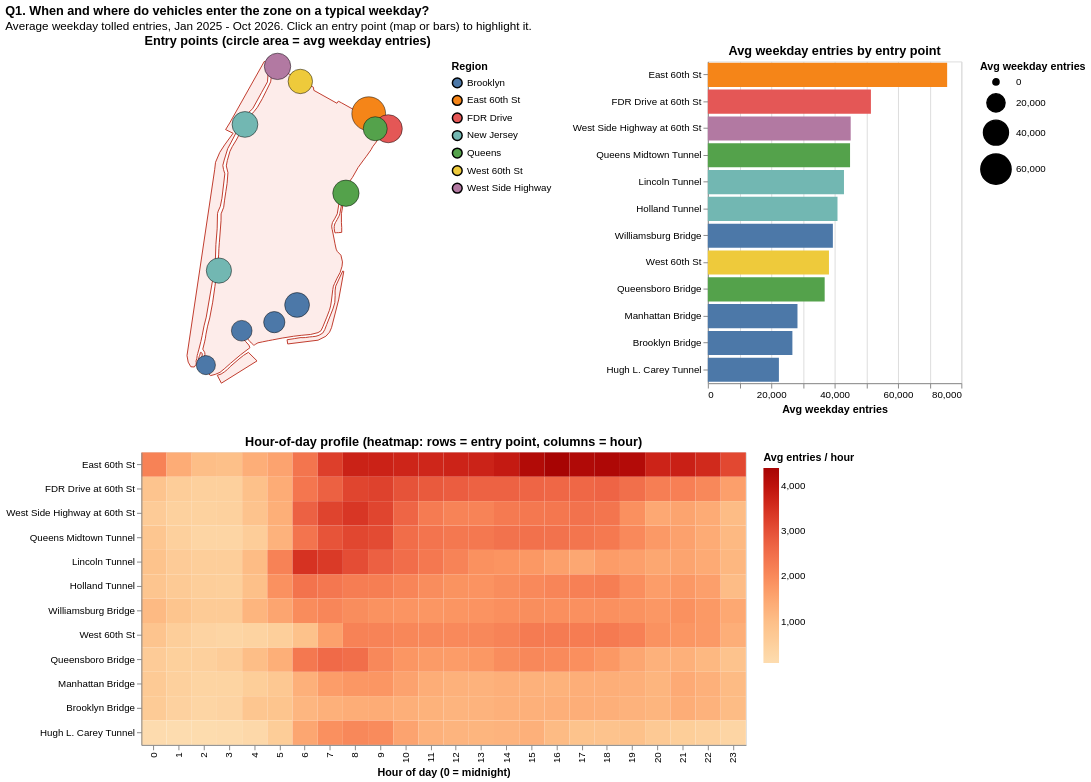

This figure's Vega-Lite source:
### Vega-Lite specification from a JSON file in a GitHub repository (floating-point values rounded to 4 significant figures; data arrays with more than 128 entries replaced by an {"elided": "..."} marker saying what was removed)
{"$schema": "https://vega.github.io/schema/vega-lite/v5.json", "title": {"text": "Q1. When and where do vehicles enter the zone on a typical weekday?", "subtitle": "Average weekday tolled entries, Jan 2025 - Oct 2026. Click an entry point (map or bars) to highlight it."}, "vconcat": [{"hconcat": [{"title": "Entry points (circle area = avg weekday entries)", "width": 300, "height": 330, "projection": {"type": "mercator"}, "layer": [{"data": {"values": [{"type": "Feature", "properties": {"name": "Congestion Relief Zone"}, "geometry": {"type": "MultiPolygon", "coordinates": {"elided": "7 rows, 584 float values in total"}}}]}, "mark": {"type": "geoshape", "fill": "#fdecea", "stroke": "#c0392b"}}, {"data": {"values": [{"detection_group": "East 60th St", "detection_region": "East 60th St", "avg_weekday_crz_entries": 75520.0, "share_pct": 15.3, "peak_hour": 16, "lat": 40.76, "lon": -73.96}, {"detection_group": "FDR Drive at 60th St", "detection_region": "FDR Drive", "avg_weekday_crz_entries": 51460.0, "share_pct": 10.4, "peak_hour": 9, "lat": 40.76, "lon": -73.96}, {"detection_group": "West Side Highway at 60th St", "detection_region": "West Side Highway", "avg_weekday_crz_entries": 45080.0, "share_pct": 9.1, "peak_hour": 8, "lat": 40.77, "lon": -73.99}, {"detection_group": "Queens Midtown Tunnel", "detection_region": "Queens", "avg_weekday_crz_entries": 44880.0, "share_pct": 9.1, "peak_hour": 8, "lat": 40.74, "lon": -73.97}, {"detection_group": "Lincoln Tunnel", "detection_region": "New Jersey", "avg_weekday_crz_entries": 42960.0, "share_pct": 8.7, "peak_hour": 6, "lat": 40.76, "lon": -74.0}, {"detection_group": "Holland Tunnel", "detection_region": "New Jersey", "avg_weekday_crz_entries": 40910.0, "share_pct": 8.3, "peak_hour": 6, "lat": 40.73, "lon": -74.01}, {"detection_group": "Williamsburg Bridge", "detection_region": "Brooklyn", "avg_weekday_crz_entries": 39460.0, "share_pct": 8.0, "peak_hour": 7, "lat": 40.72, "lon": -73.99}, {"detection_group": "West 60th St", "detection_region": "West 60th St", "avg_weekday_crz_entries": 38220.0, "share_pct": 7.8, "peak_hour": 18, "lat": 40.77, "lon": -73.98}, {"detection_group": "Queensboro Bridge", "detection_region": "Queens", "avg_weekday_crz_entries": 36870.0, "share_pct": 7.5, "peak_hour": 7, "lat": 40.76, "lon": -73.96}, {"detection_group": "Manhattan Bridge", "detection_region": "Brooklyn", "avg_weekday_crz_entries": 28280.0, "share_pct": 5.7, "peak_hour": 9, "lat": 40.71, "lon": -73.99}, {"detection_group": "Brooklyn Bridge", "detection_region": "Brooklyn", "avg_weekday_crz_entries": 26680.0, "share_pct": 5.4, "peak_hour": 9, "lat": 40.71, "lon": -74.0}, {"detection_group": "Hugh L. Carey Tunnel", "detection_region": "Brooklyn", "avg_weekday_crz_entries": 22420.0, "share_pct": 4.6, "peak_hour": 8, "lat": 40.7, "lon": -74.01}]}, "params": [{"name": "entry", "select": {"type": "point", "fields": ["detection_group"]}}], "mark": {"type": "circle", "stroke": "black", "strokeWidth": 0.5}, "encoding": {"longitude": {"field": "lon", "type": "quantitative"}, "latitude": {"field": "lat", "type": "quantitative"}, "size": {"field": "avg_weekday_crz_entries", "type": "quantitative", "title": "Avg weekday entries", "scale": {"range": [40, 1200]}}, "color": {"field": "detection_region", "type": "nominal", "title": "Region"}, "opacity": {"condition": {"param": "entry", "value": 1}, "value": 0.25}, "tooltip": [{"field": "detection_group", "title": "Entry point"}, {"field": "avg_weekday_crz_entries", "format": ",.0f", "title": "Avg weekday entries"}, {"field": "share_pct", "title": "Share of all entries (%)"}, {"field": "peak_hour", "title": "Busiest hour"}]}}]}, {"title": "Avg weekday entries by entry point", "width": 260, "height": 330, "data": {"values": [{"detection_group": "East 60th St", "detection_region": "East 60th St", "avg_weekday_crz_entries": 75520.0, "share_pct": 15.3, "peak_hour": 16, "lat": 40.76, "lon": -73.96}, {"detection_group": "FDR Drive at 60th St", "detection_region": "FDR Drive", "avg_weekday_crz_entries": 51460.0, "share_pct": 10.4, "peak_hour": 9, "lat": 40.76, "lon": -73.96}, {"detection_group": "West Side Highway at 60th St", "detection_region": "West Side Highway", "avg_weekday_crz_entries": 45080.0, "share_pct": 9.1, "peak_hour": 8, "lat": 40.77, "lon": -73.99}, {"detection_group": "Queens Midtown Tunnel", "detection_region": "Queens", "avg_weekday_crz_entries": 44880.0, "share_pct": 9.1, "peak_hour": 8, "lat": 40.74, "lon": -73.97}, {"detection_group": "Lincoln Tunnel", "detection_region": "New Jersey", "avg_weekday_crz_entries": 42960.0, "share_pct": 8.7, "peak_hour": 6, "lat": 40.76, "lon": -74.0}, {"detection_group": "Holland Tunnel", "detection_region": "New Jersey", "avg_weekday_crz_entries": 40910.0, "share_pct": 8.3, "peak_hour": 6, "lat": 40.73, "lon": -74.01}, {"detection_group": "Williamsburg Bridge", "detection_region": "Brooklyn", "avg_weekday_crz_entries": 39460.0, "share_pct": 8.0, "peak_hour": 7, "lat": 40.72, "lon": -73.99}, {"detection_group": "West 60th St", "detection_region": "West 60th St", "avg_weekday_crz_entries": 38220.0, "share_pct": 7.8, "peak_hour": 18, "lat": 40.77, "lon": -73.98}, {"detection_group": "Queensboro Bridge", "detection_region": "Queens", "avg_weekday_crz_entries": 36870.0, "share_pct": 7.5, "peak_hour": 7, "lat": 40.76, "lon": -73.96}, {"detection_group": "Manhattan Bridge", "detection_region": "Brooklyn", "avg_weekday_crz_entries": 28280.0, "share_pct": 5.7, "peak_hour": 9, "lat": 40.71, "lon": -73.99}, {"detection_group": "Brooklyn Bridge", "detection_region": "Brooklyn", "avg_weekday_crz_entries": 26680.0, "share_pct": 5.4, "peak_hour": 9, "lat": 40.71, "lon": -74.0}, {"detection_group": "Hugh L. Carey Tunnel", "detection_region": "Brooklyn", "avg_weekday_crz_entries": 22420.0, "share_pct": 4.6, "peak_hour": 8, "lat": 40.7, "lon": -74.01}]}, "params": [{"name": "entry_bar", "select": {"type": "point", "fields": ["detection_group"]}}], "mark": "bar", "encoding": {"y": {"field": "detection_group", "type": "nominal", "sort": ["East 60th St", "FDR Drive at 60th St", "West Side Highway at 60th St", "Queens Midtown Tunnel", "Lincoln Tunnel", "Holland Tunnel", "Williamsburg Bridge", "West 60th St", "Queensboro Bridge", "Manhattan Bridge", "Brooklyn Bridge", "Hugh L. Carey Tunnel"], "title": null}, "x": {"field": "avg_weekday_crz_entries", "type": "quantitative", "title": "Avg weekday entries"}, "color": {"field": "detection_region", "type": "nominal", "legend": null}, "opacity": {"condition": {"param": "entry", "value": 1}, "value": 0.25}}}], "resolve": {"scale": {"color": "independent"}}}, {"title": "Hour-of-day profile (heatmap: rows = entry point, columns = hour)", "width": 620, "height": 300, "data": {"values": {"elided": "288 records"}}, "mark": "rect", "encoding": {"x": {"field": "hour_of_day", "type": "ordinal", "title": "Hour of day (0 = midnight)"}, "y": {"field": "detection_group", "type": "nominal", "sort": ["East 60th St", "FDR Drive at 60th St", "West Side Highway at 60th St", "Queens Midtown Tunnel", "Lincoln Tunnel", "Holland Tunnel", "Williamsburg Bridge", "West 60th St", "Queensboro Bridge", "Manhattan Bridge", "Brooklyn Bridge", "Hugh L. Carey Tunnel"], "title": null}, "color": {"field": "avg_crz_entries", "type": "quantitative", "title": "Avg entries / hour", "scale": {"scheme": "orangered"}}, "tooltip": [{"field": "detection_group"}, {"field": "hour_of_day"}, {"field": "avg_crz_entries", "format": ",.0f"}]}}], "resolve": {"scale": {"color": "independent"}}}
